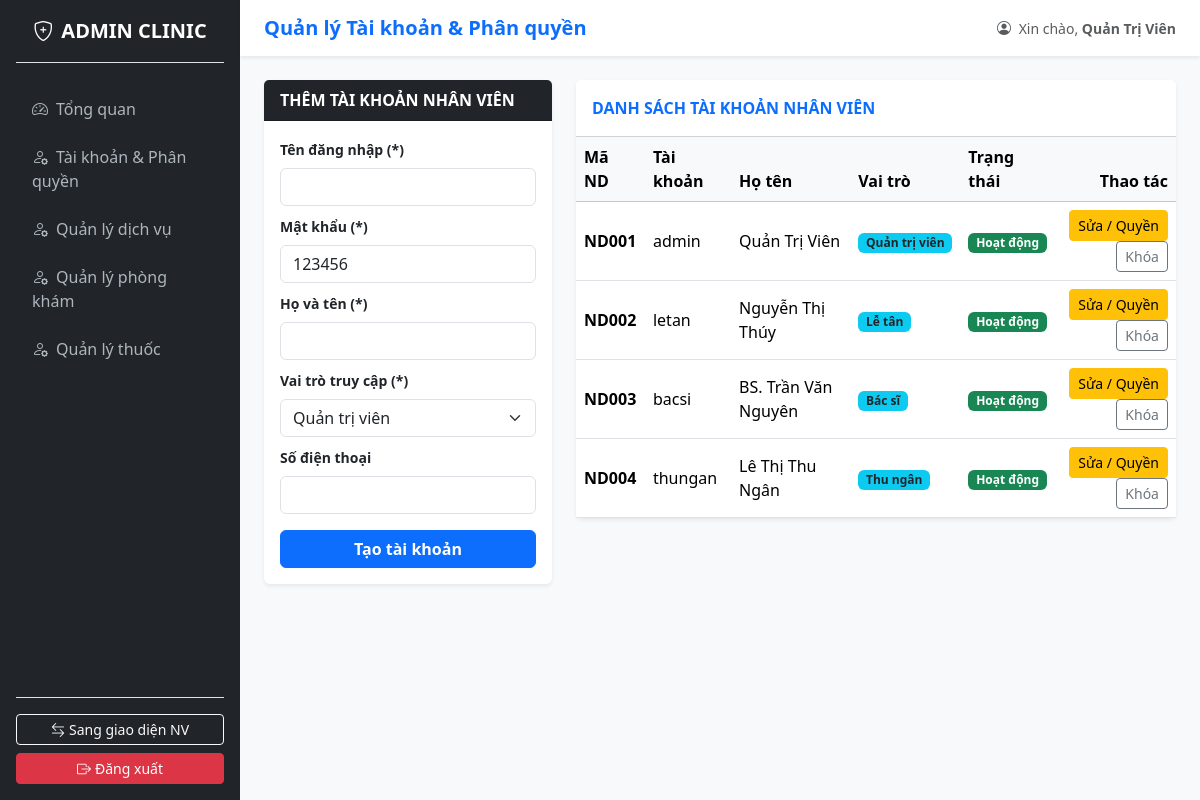
The app's page /index.php?page=admin_nguoidung (signed in) with its own data.
### tables this page shows
CREATE TABLE `nguoidung` (
  `MaND` char(10) NOT NULL,
  `TenDangNhap` varchar(50) NOT NULL,
  `MatKhau` varchar(255) NOT NULL,
  `HoTen` varchar(100) NOT NULL,
  `VaiTro` enum('LeTan','BacSi','ThuNgan','QuanTriVien') NOT NULL,
  `SoDienThoai` varchar(15) DEFAULT NULL,
  `TrangThai` tinyint(1) NOT NULL DEFAULT 1,
  PRIMARY KEY (`MaND`),
  UNIQUE KEY `TenDangNhap` (`TenDangNhap`)
);

### views/admin/admin.php (the view, shortened to what this page needs)
<?php
require_once __DIR__ . '/../layouts/admin_header.php';
$roles = [
    'QuanTriVien'  => 'Quản trị viên',
    'LeTan'        => 'Lễ tân',
    'BacSi'        => 'Bác sĩ',
    'ThuNgan'      => 'Thu ngân'
];
?>
<div class="row g-4">
    <div class="col-md-4">
        <div class="card shadow-sm border-0">
            <div class="card-header bg-dark text-white fw-bold">
                <?= $editND ? 'CẬP NHẬT / PHÂN QUYỀN (' . htmlspecialchars($editND['MaND']) . ')' : 'THÊM TÀI KHOẢN NHÂN VIÊN' ?>
            </div>
            <div class="card-body">
                <form method="POST" action="index.php?page=admin_nguoidung">
                    <div class="mb-2">
                        <label class="form-label small fw-semibold">Tên đăng nhập (*)</label>
                        <input type="text" name="TenDangNhap" class="form-control" required
                               <?= $editND ? 'readonly' : '' ?>
                               value="<?= htmlspecialchars($editND['TenDangNhap'] ?? '') ?>">
                    </div>
                    <div class="mb-2">
                        <label class="form-label small fw-semibold">
                            Mật khẩu <?= $editND ? '(Để trống nếu không đổi)' : '(*)' ?>
                        </label>
                        <input type="text" name="MatKhau" class="form-control" <?= $editND ? '' : 'required value="123456"' ?>>
                    </div>
                    <div class="mb-2">
                        <label class="form-label small fw-semibold">Họ và tên (*)</label>
                        <input type="text" name="HoTen" class="form-control" required
                               value="<?= htmlspecialchars($editND['HoTen'] ?? '') ?>">
                    </div>
                    <div class="mb-2">
                        <label class="form-label small fw-semibold">Vai trò truy cập (*)</label>
                        <select name="VaiTro" class="form-select" required>
                            <?php foreach ($roles as $key => $label): ?>
                                <option value="<?= $key ?>" <?= (($editND['VaiTro'] ?? '') === $key) ? 'selected' : '' ?>>
                                    <?= $label ?>
                                </option>
                            <?php endforeach; ?>
                        </select>
                    </div>
                    <div class="mb-3">
                        <label class="form-label small fw-semibold">Số điện thoại</label>
                        <input type="text" name="SoDienThoai" class="form-control"
                               value="<?= htmlspecialchars($editND['SoDienThoai'] ?? '') ?>">
                    </div>
                    <div class="d-flex gap-2">
                        <button type="submit" class="btn btn-primary w-100 fw-bold">
                            <?= $editND ? 'Lưu thay đổi' : 'Tạo tài khoản' ?>
                        </button>
                    </div>
                </form>
            </div>
        </div>
    </div>
    <div class="col-md-8">
        <div class="card shadow-sm border-0">
            <div class="card-header bg-white fw-bold text-primary py-3">
                DANH SÁCH TÀI KHOẢN NHÂN VIÊN
            </div>
            <div class="card-body p-0">
                <table class="table table-hover align-middle mb-0">
                    <thead class="table-light">
                        <tr>
                            <th>Mã ND</th>
                            <th>Tài khoản</th>
                            <th>Họ tên</th>
                            <th>Vai trò</th>
                            <th>Trạng thái</th>
                            <th class="text-end">Thao tác</th>
                        </tr>
                    </thead>
                    <tbody>
                        <?php foreach ($dsNguoiDung as $nd): ?>
                        <tr>
                            <td class="fw-bold"><?= htmlspecialchars($nd['MaND']) ?></td>
                            <td><?= htmlspecialchars($nd['TenDangNhap']) ?></td>
                            <td><?= htmlspecialchars($nd['HoTen']) ?></td>
                            <td>
                                <span class="badge bg-info text-dark">
                                    <?= $roles[$nd['VaiTro']] ?? htmlspecialchars($nd['VaiTro']) ?>
                                </span>
                            </td>
                            <td>
                                <?= $nd['TrangThai'] ? '<span class="badge bg-success">Hoạt động</span>' : '<span class="badge bg-danger">Đã khóa</span>' ?>
                            </td>
                            <td class="text-end">
                                <a href="index.php?page=admin_nguoidung&edit=<?= urlencode($nd['MaND']) ?>" class="btn btn-sm btn-warning">Sửa / Quyền</a>
                                <a href="index.php?page=admin_nguoidung&toggle=<?= urlencode($nd['MaND']) ?>" class="btn btn-sm btn-outline-secondary">
                                    <?= $nd['TrangThai'] ? 'Khóa' : 'Mở' ?>
                                </a>
                            </td>
                        </tr>
                        <?php endforeach; ?>
                    </tbody>
                </table>
            </div>
        </div>
    </div>
</div>

### records on screen
nguoidung: MaND "ND001", TenDangNhap "admin", HoTen "Quản Trị Viên", VaiTro "Quản trị viên", TrangThai "Hoạt động"
nguoidung: MaND "ND002", TenDangNhap "letan", HoTen "Nguyễn Thị Thúy", VaiTro "Lễ tân", TrangThai "Hoạt động"
nguoidung: MaND "ND003", TenDangNhap "bacsi", HoTen "BS. Trần Văn Nguyên", VaiTro "Bác sĩ", TrangThai "Hoạt động"
nguoidung: MaND "ND004", TenDangNhap "thungan", HoTen "Lê Thị Thu Ngân", VaiTro "Thu ngân", TrangThai "Hoạt động"

### other values on screen
$pageTitle "Quản lý Tài khoản & Phân quyền"
$_SESSION['user']['HoTen'] "Quản Trị Viên"
form field VaiTro "Quản trị viên"
